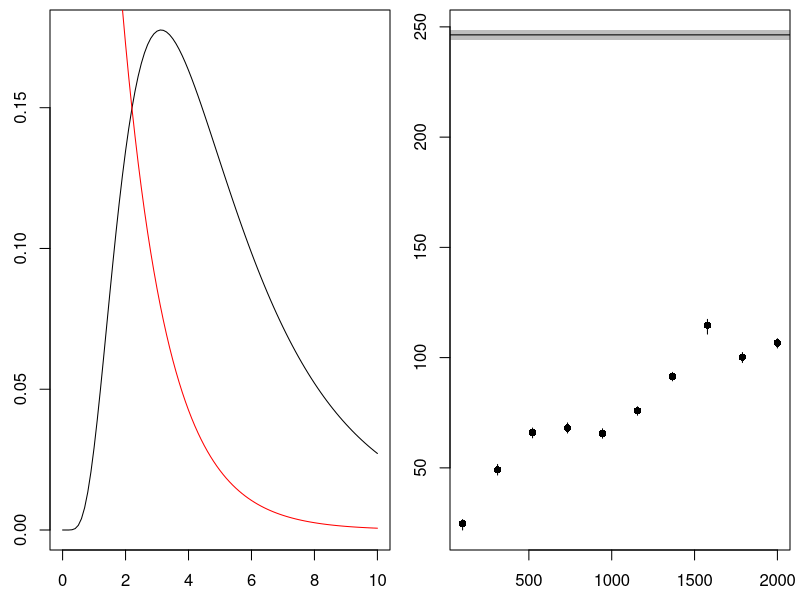
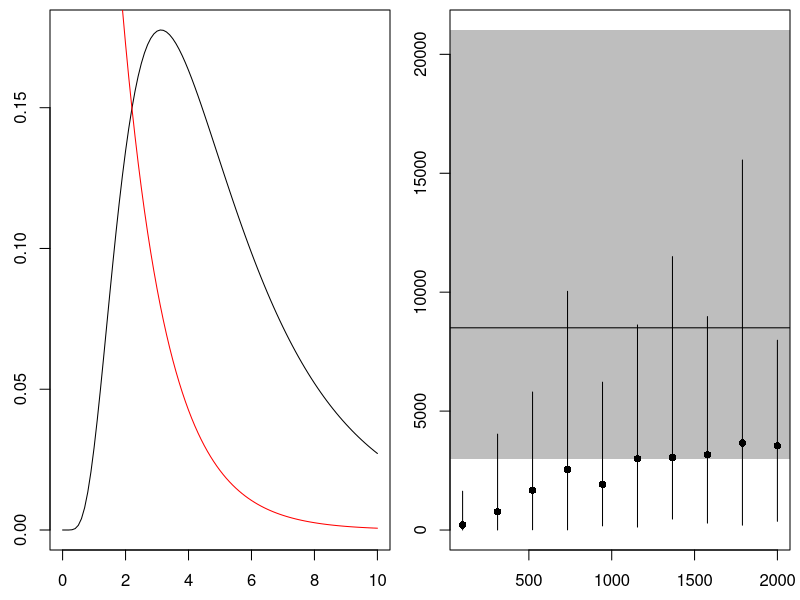

The R script that drew these images, in order:
N <- c(10000, seq(100, 2000, length.out = 10))

ksZ <- lapply(N, function(n) {
    nullStat <- replicate(100, {
        x2 <- rgamma(n, 1, 0.7)
        ks.test(x2, 'pgamma', 1, 0.7)$statistic
    })
    
    out <- replicate(50, {
        x1 <- rlnorm(n, 1.5, 0.6)
        stat <- ks.test(x1, 'pgamma', 1, 0.7)$statistic
        
        return((stat - mean(nullStat)) / sd(nullStat))
    })
    
    c(mean(out), quantile(out, c(0.025, 0.975)))
})

ksZ <- do.call(rbind, ksZ)

ks <- lapply(N, function(n) {
    out <- replicate(50, {
        x1 <- rnbinom(n, size = 5, mu = 3)
        ks.test(x1, 'rnbinom', size = 0.001, mu = 4)$statistic
    })
    
    c(mean(out), quantile(out, c(0.025, 0.975)))
})

ks <- do.call(rbind, ks)


par(mfrow = 1:2, mar = c(2, 2, 0, 0) + 0.5)
curve(dlnorm(x, 1.5, 0.6), from = 0, to = 10)
curve(dgamma(x, 1, 0.7), add = TRUE, col = 'red')
plot(N[-1], ksZ[-1, 1], ylim = range(ksZ), pch = 16,
     panel.first = {
         rect(xleft = par('usr')[1], xright = par('usr')[2], 
              ybottom = ksZ[1, 2], ytop = ksZ[1, 3], 
              col = 'gray', border = NA)
         abline(h = ksZ[1, 1])
         segments(x0 = N[-1], y0 = ksZ[-1, 2], y1 = ksZ[-1, 3])
     }
)

par(mfrow = 1:2, mar = c(2, 2, 0, 0) + 0.5)
curve(dlnorm(x, 1.5, 0.6), from = 0, to = 10)
curve(dgamma(x, 1, 0.7), add = TRUE, col = 'red')
plot(N[-1], ks[-1, 1], ylim = range(ks), pch = 16,
     panel.first = {
         rect(xleft = par('usr')[1], xright = par('usr')[2], 
              ybottom = ks[1, 2], ytop = ks[1, 3], 
              col = 'gray', border = NA)
         abline(h = ks[1, 1])
         segments(x0 = N[-1], y0 = ks[-1, 2], y1 = ks[-1, 3])
     }
)
